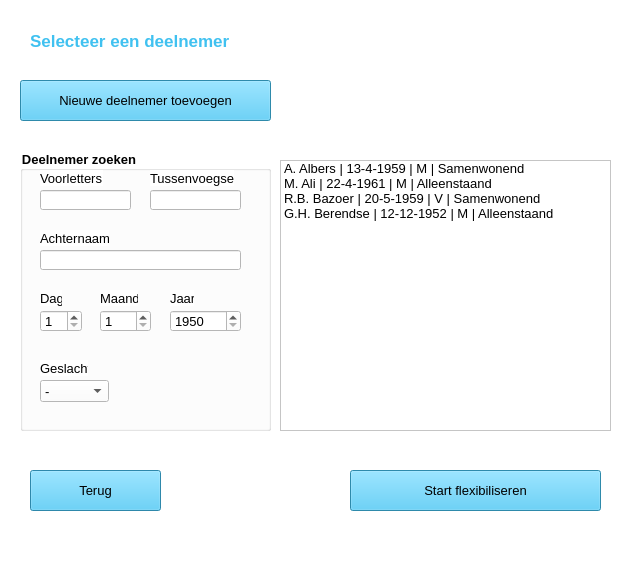
<?xml version="1.0" encoding="UTF-8"?>
<ui version="4.0">
 <class>deelnemerSelectie</class>
 <widget class="QMainWindow" name="deelnemerSelectie">
  <property name="geometry">
   <rect>
    <x>0</x>
    <y>0</y>
    <width>634</width>
    <height>568</height>
   </rect>
  </property>
  <property name="windowTitle">
   <string>MainWindow</string>
  </property>
  <property name="styleSheet">
   <string notr="true">background-color: rgb(255, 255, 255);</string>
  </property>
  <widget class="QWidget" name="centralwidget">
   <widget class="QLabel" name="lbl_logo">
    <property name="geometry">
     <rect>
      <x>400</x>
      <y>0</y>
      <width>200</width>
      <height>44</height>
     </rect>
    </property>
    <property name="text">
     <string/>
    </property>
    <property name="pixmap">
     <pixmap>logo.png</pixmap>
    </property>
    <property name="scaledContents">
     <bool>true</bool>
    </property>
   </widget>
   <widget class="QPushButton" name="btnDeelnemerToevoegen">
    <property name="geometry">
     <rect>
      <x>20</x>
      <y>80</y>
      <width>251</width>
      <height>41</height>
     </rect>
    </property>
    <property name="font">
     <font>
      <pointsize>10</pointsize>
      <weight>50</weight>
      <bold>false</bold>
     </font>
    </property>
    <property name="styleSheet">
     <string notr="true">background-color: rgb(64, 193, 240);</string>
    </property>
    <property name="text">
     <string>Nieuwe deelnemer toevoegen</string>
    </property>
   </widget>
   <widget class="QPushButton" name="btnStartFlexibiliseren">
    <property name="geometry">
     <rect>
      <x>350</x>
      <y>470</y>
      <width>251</width>
      <height>41</height>
     </rect>
    </property>
    <property name="font">
     <font>
      <pointsize>10</pointsize>
     </font>
    </property>
    <property name="styleSheet">
     <string notr="true">background-color: rgb(64, 193, 240);</string>
    </property>
    <property name="text">
     <string>Start flexibiliseren</string>
    </property>
   </widget>
   <widget class="QListWidget" name="lwKeuzes">
    <property name="geometry">
     <rect>
      <x>280</x>
      <y>160</y>
      <width>331</width>
      <height>271</height>
     </rect>
    </property>
    <property name="font">
     <font>
      <pointsize>10</pointsize>
     </font>
    </property>
    <item>
     <property name="text">
      <string>A. Albers | 13-4-1959 | M | Samenwonend</string>
     </property>
    </item>
    <item>
     <property name="text">
      <string>M. Ali | 22-4-1961 | M | Alleenstaand</string>
     </property>
    </item>
    <item>
     <property name="text">
      <string>R.B. Bazoer | 20-5-1959 | V | Samenwonend</string>
     </property>
    </item>
    <item>
     <property name="text">
      <string>G.H. Berendse | 12-12-1952 | M | Alleenstaand</string>
     </property>
    </item>
   </widget>
   <widget class="QGroupBox" name="groupBox">
    <property name="geometry">
     <rect>
      <x>20</x>
      <y>150</y>
      <width>251</width>
      <height>281</height>
     </rect>
    </property>
    <property name="font">
     <font>
      <pointsize>10</pointsize>
      <weight>75</weight>
      <bold>true</bold>
     </font>
    </property>
    <property name="title">
     <string>Deelnemer zoeken</string>
    </property>
    <widget class="QLabel" name="label_8">
     <property name="geometry">
      <rect>
       <x>20</x>
       <y>80</y>
       <width>69</width>
       <height>16</height>
      </rect>
     </property>
     <property name="font">
      <font>
       <pointsize>10</pointsize>
      </font>
     </property>
     <property name="text">
      <string>Achternaam</string>
     </property>
    </widget>
    <widget class="QLineEdit" name="txtAchternaam">
     <property name="geometry">
      <rect>
       <x>20</x>
       <y>100</y>
       <width>201</width>
       <height>20</height>
      </rect>
     </property>
     <property name="font">
      <font>
       <pointsize>10</pointsize>
      </font>
     </property>
    </widget>
    <widget class="QLabel" name="label_2">
     <property name="geometry">
      <rect>
       <x>80</x>
       <y>140</y>
       <width>38</width>
       <height>16</height>
      </rect>
     </property>
     <property name="font">
      <font>
       <pointsize>10</pointsize>
      </font>
     </property>
     <property name="text">
      <string>Maand</string>
     </property>
    </widget>
    <widget class="QSpinBox" name="sbMaand">
     <property name="geometry">
      <rect>
       <x>80</x>
       <y>160</y>
       <width>51</width>
       <height>22</height>
      </rect>
     </property>
     <property name="font">
      <font>
       <pointsize>10</pointsize>
      </font>
     </property>
     <property name="minimum">
      <number>1</number>
     </property>
     <property name="maximum">
      <number>12</number>
     </property>
    </widget>
    <widget class="QSpinBox" name="sbDag">
     <property name="geometry">
      <rect>
       <x>20</x>
       <y>160</y>
       <width>42</width>
       <height>22</height>
      </rect>
     </property>
     <property name="font">
      <font>
       <pointsize>10</pointsize>
      </font>
     </property>
     <property name="minimum">
      <number>1</number>
     </property>
     <property name="maximum">
      <number>31</number>
     </property>
    </widget>
    <widget class="QLineEdit" name="txtTussenvoegsel">
     <property name="geometry">
      <rect>
       <x>130</x>
       <y>40</y>
       <width>91</width>
       <height>20</height>
      </rect>
     </property>
     <property name="font">
      <font>
       <pointsize>10</pointsize>
      </font>
     </property>
    </widget>
    <widget class="QLabel" name="label_7">
     <property name="geometry">
      <rect>
       <x>130</x>
       <y>20</y>
       <width>84</width>
       <height>16</height>
      </rect>
     </property>
     <property name="font">
      <font>
       <pointsize>10</pointsize>
      </font>
     </property>
     <property name="text">
      <string>Tussenvoegsel</string>
     </property>
    </widget>
    <widget class="QLineEdit" name="txtVoorletters">
     <property name="geometry">
      <rect>
       <x>20</x>
       <y>40</y>
       <width>91</width>
       <height>20</height>
      </rect>
     </property>
     <property name="font">
      <font>
       <pointsize>10</pointsize>
      </font>
     </property>
    </widget>
    <widget class="QLabel" name="label_6">
     <property name="geometry">
      <rect>
       <x>20</x>
       <y>20</y>
       <width>63</width>
       <height>16</height>
      </rect>
     </property>
     <property name="font">
      <font>
       <pointsize>10</pointsize>
      </font>
     </property>
     <property name="text">
      <string>Voorletters</string>
     </property>
    </widget>
    <widget class="QComboBox" name="cbGeslacht">
     <property name="geometry">
      <rect>
       <x>20</x>
       <y>230</y>
       <width>69</width>
       <height>22</height>
      </rect>
     </property>
     <property name="font">
      <font>
       <pointsize>10</pointsize>
      </font>
     </property>
     <item>
      <property name="text">
       <string>-</string>
      </property>
     </item>
     <item>
      <property name="text">
       <string>M</string>
      </property>
     </item>
     <item>
      <property name="text">
       <string>V</string>
      </property>
     </item>
    </widget>
    <widget class="QLabel" name="label_4">
     <property name="geometry">
      <rect>
       <x>20</x>
       <y>210</y>
       <width>48</width>
       <height>16</height>
      </rect>
     </property>
     <property name="font">
      <font>
       <pointsize>10</pointsize>
      </font>
     </property>
     <property name="text">
      <string>Geslacht</string>
     </property>
    </widget>
    <widget class="QLabel" name="label">
     <property name="geometry">
      <rect>
       <x>20</x>
       <y>140</y>
       <width>22</width>
       <height>16</height>
      </rect>
     </property>
     <property name="font">
      <font>
       <pointsize>10</pointsize>
      </font>
     </property>
     <property name="text">
      <string>Dag</string>
     </property>
    </widget>
    <widget class="QSpinBox" name="sbJaar">
     <property name="geometry">
      <rect>
       <x>150</x>
       <y>160</y>
       <width>71</width>
       <height>22</height>
      </rect>
     </property>
     <property name="font">
      <font>
       <pointsize>10</pointsize>
      </font>
     </property>
     <property name="minimum">
      <number>1950</number>
     </property>
     <property name="maximum">
      <number>2100</number>
     </property>
    </widget>
    <widget class="QLabel" name="label_3">
     <property name="geometry">
      <rect>
       <x>150</x>
       <y>140</y>
       <width>24</width>
       <height>16</height>
      </rect>
     </property>
     <property name="font">
      <font>
       <pointsize>10</pointsize>
      </font>
     </property>
     <property name="text">
      <string>Jaar</string>
     </property>
    </widget>
   </widget>
   <widget class="QLabel" name="label_9">
    <property name="geometry">
     <rect>
      <x>30</x>
      <y>30</y>
      <width>291</width>
      <height>21</height>
     </rect>
    </property>
    <property name="font">
     <font>
      <pointsize>13</pointsize>
      <weight>75</weight>
      <bold>true</bold>
     </font>
    </property>
    <property name="styleSheet">
     <string notr="true">color: rgb(64, 193, 240);</string>
    </property>
    <property name="text">
     <string>Selecteer een deelnemer</string>
    </property>
   </widget>
   <widget class="QPushButton" name="btnTerug">
    <property name="geometry">
     <rect>
      <x>30</x>
      <y>470</y>
      <width>131</width>
      <height>41</height>
     </rect>
    </property>
    <property name="font">
     <font>
      <pointsize>10</pointsize>
     </font>
    </property>
    <property name="styleSheet">
     <string notr="true">background-color: rgb(64, 191, 240);

</string>
    </property>
    <property name="text">
     <string>Terug</string>
    </property>
   </widget>
   <widget class="QLabel" name="lblFoutmeldingKiezen">
    <property name="geometry">
     <rect>
      <x>30</x>
      <y>430</y>
      <width>571</width>
      <height>31</height>
     </rect>
    </property>
    <property name="font">
     <font>
      <pointsize>10</pointsize>
     </font>
    </property>
    <property name="styleSheet">
     <string notr="true">color: rgb(255, 0, 4);</string>
    </property>
    <property name="text">
     <string/>
    </property>
    <property name="alignment">
     <set>Qt::AlignLeading|Qt::AlignLeft|Qt::AlignVCenter</set>
    </property>
   </widget>
   <zorder>lblFoutmeldingKiezen</zorder>
   <zorder>lbl_logo</zorder>
   <zorder>btnDeelnemerToevoegen</zorder>
   <zorder>btnStartFlexibiliseren</zorder>
   <zorder>lwKeuzes</zorder>
   <zorder>groupBox</zorder>
   <zorder>label_9</zorder>
   <zorder>btnTerug</zorder>
  </widget>
  <widget class="QMenuBar" name="menubar">
   <property name="geometry">
    <rect>
     <x>0</x>
     <y>0</y>
     <width>634</width>
     <height>26</height>
    </rect>
   </property>
  </widget>
  <widget class="QStatusBar" name="statusbar"/>
 </widget>
 <tabstops>
  <tabstop>btnDeelnemerToevoegen</tabstop>
  <tabstop>txtVoorletters</tabstop>
  <tabstop>txtTussenvoegsel</tabstop>
  <tabstop>txtAchternaam</tabstop>
  <tabstop>sbDag</tabstop>
  <tabstop>sbMaand</tabstop>
  <tabstop>sbJaar</tabstop>
  <tabstop>cbGeslacht</tabstop>
  <tabstop>lwKeuzes</tabstop>
  <tabstop>btnStartFlexibiliseren</tabstop>
  <tabstop>btnTerug</tabstop>
 </tabstops>
 <resources/>
 <connections/>
</ui>
